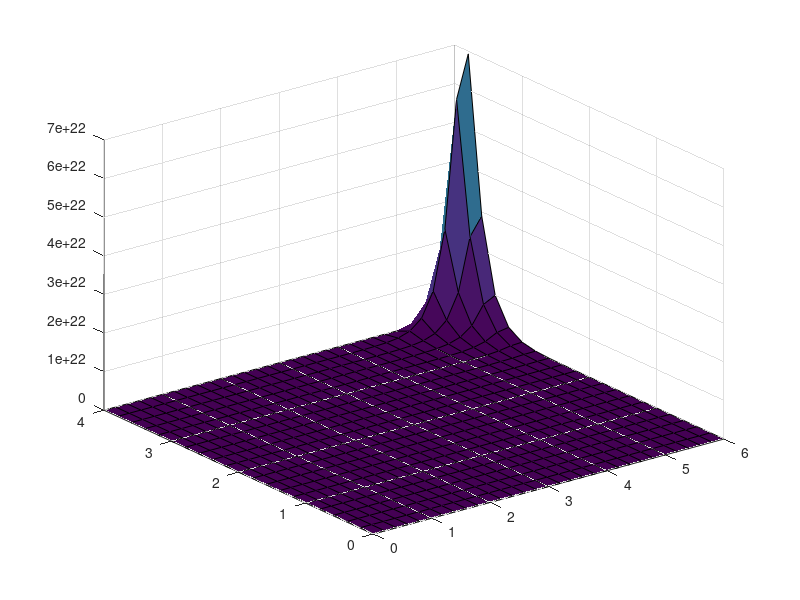

Reproduce this figure in MATLAB.
clc
clear all
close all
n=input('Number Of Iteration=') 
w=input('Relaxation=')
x=0:0.2:6 ;
y=0:0.2:4;
S=zeros(21,31)
H=zeros(21,31);
S(:,1)=0 ;%left
S(1,1:6)=0 ;%down
S(1,7:31)=100 ;%down
S(21,:)=0 ;%up
S(2:20,2:30)=0;%Initial Condition
 for k=1:n-1;
    for i=2:21-1;
         for j=2:31;
             if j<31;
        S(i,j)=(1-(w))*S(i,j)+0.25*w*(S(i+1,j)+S(i-1,j)+S(i,j+1)+S(i,j-1));
             else
                  S(i,31)=(4*S(i,30)-S(i,29))/3;
             end 
              h(i,j)=abs(S(i,j)-S(i,j));
         end
    end
    a=S-H;
    b=max(a);
    c=max(b);
              if c<0.01
                  break
              end
              H=S;
 end
surf(x,y,S);
disp('Number Of Iteration=')
disp(k)